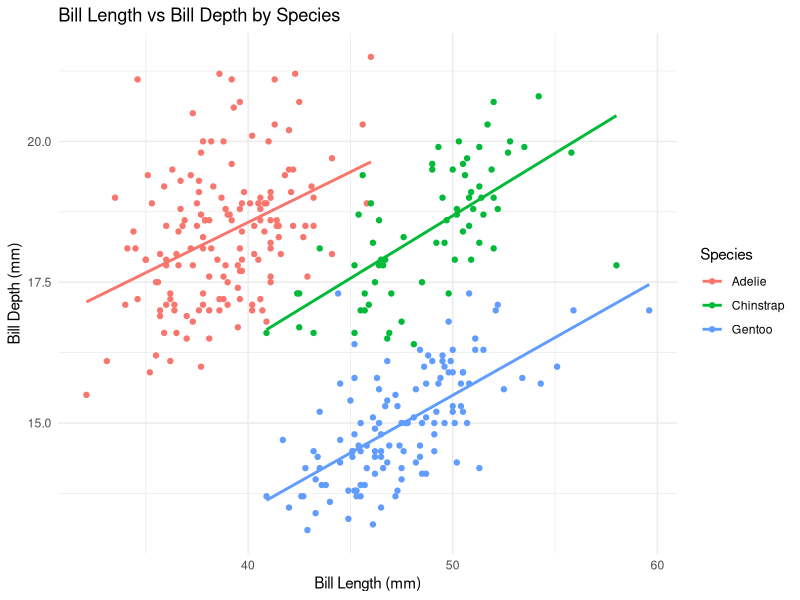
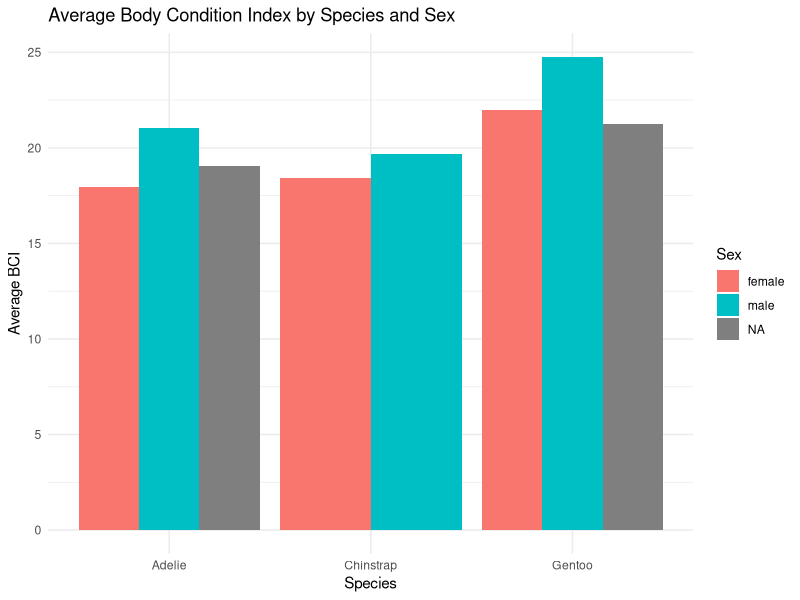

Source code (R) for these figures, in order:
## ---- chunk 1
#| message: false
#| warning: false
library(palmerpenguins)
library(tidyverse)
library(ggplot2)

penguins <- penguins
## ---- chunk 2
#| message: false
#| warning: false
overall_corr <- cor(
  penguins$bill_length_mm,
  penguins$bill_depth_mm,
  use = "complete.obs"
)

print(round(overall_corr, 2))

## ---- chunk 3
#| message: false
#| warning: false
penguins %>%
  group_by(species) %>%
  summarise(
    correlation = round(
      cor(
        bill_length_mm,
        bill_depth_mm,
        use = "complete.obs"
      ),
      2
    )
  )
## ---- chunk 4
#| label: The Simpson's Paradox
#| fig-cap: "Bill length vs Bill Depth by Species"
#| message: false
#| warning: false
ggplot(
  penguins,
  aes(
    x = bill_length_mm,
    y = bill_depth_mm,
    colour = species
  )
) +
  geom_point() +
  geom_smooth(method = "lm", se = FALSE) +
  labs(
    title = "Bill Length vs Bill Depth by Species",
    x = "Bill Length (mm)",
    y = "Bill Depth (mm)",
    colour = "Species"
  ) +
  theme_minimal()
## ---- chunk 5
#| message: false
#| warning: false
penguins <- penguins %>%
  mutate(
    bci = body_mass_g / flipper_length_mm
  )
penguins %>%
  select(
    species,
    sex,
    body_mass_g,
    flipper_length_mm,
    bci
  ) %>%
  head()
## ---- chunk 6
#| message: false
#| warning: false
bci_profile <- penguins %>%
  group_by(species, sex) %>%
  summarise(
    bci = mean(bci, na.rm = TRUE),
    .groups = "drop"
  )

bci_ranked <- bci_profile %>%
  arrange(desc(bci)) %>%
  mutate(rank = row_number())

print(bci_ranked)
## ---- chunk 7
#| label: The Body Condition's Index
#| fig-cap: "Average Body Condition Index by Species and Sex"
#| message: false
#| warning: false
ggplot(
  bci_profile,
  aes(
    x = species,
    y = bci,
    fill = sex
  )
) +
  geom_col(position = "dodge") +
  labs(
    title = "Average Body Condition Index by Species and Sex",
    x = "Species",
    y = "Average BCI",
    fill = "Sex"
  ) +
  theme_minimal()
